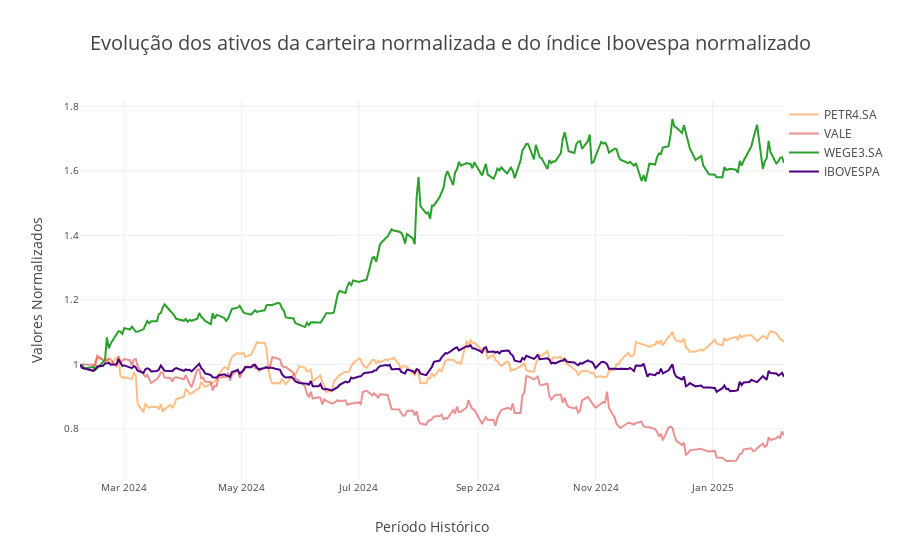

This figure's notebook cell:
### Code cell
# Criar dashboard


# Criando uma figura
figura = Dash.Figure()


# Adicionando o primeiro eixo
figura.add_trace(
    Dash.Scatter(
        x=carteira_normalizada.index,
        y=carteira_normalizada['PETR4.SA'],
        mode='lines',
        name='PETR4.SA',
        marker_color='#ff7f0e',
        opacity=0.5,
    )
)



# Adicionando VALE
figura.add_trace(
    Dash.Scatter(
        x=carteira_normalizada.index,
        y=carteira_normalizada['VALE'],
        mode='lines',
        name='VALE',
        marker_color='#d62728',
        opacity=0.5,
    )
)



# Adicionando a WEG3
figura.add_trace(
    Dash.Scatter(
        x=carteira_normalizada.index,
        y=carteira_normalizada['WEGE3.SA'],
        mode='lines',
        name='WEGE3.SA',
        marker_color='#2ca02c'
    )
)

# Adicionando o IBOVESPA


figura.add_trace(
    Dash.Scatter(
        x=ibovespa_normalizado.index,
        y=ibovespa_normalizado['^BVSP'],
        mode='lines',
        name='IBOVESPA',
        marker_color='#4B0082'
    )
)



# Ajustes no layout
figura.update_layout(

    # título
    title='Evolução dos ativos da carteira normalizada e do índice Ibovespa normalizado ',
    # Tamanho
    titlefont_size=20,
    
    # Ajustando o eixo x
    xaxis=dict(
        title='Período Histórico',
        titlefont_size=14,
        tickfont_size=10
    ),


    # Ajustando o eixo y
    yaxis=dict(
        title='Valores Normalizados',
        titlefont_size=14,
        tickfont_size=10
    ),


    # Parâmetros para Legenda
    legend=dict(
        x=1,
        y=1
    )

)

### Figure 1 — Plotly figure (JSON) as saved in the notebook; plotly's stock layout.template omitted (floating-point values rounded to 4 significant figures; data arrays with more than 128 entries replaced by an {"elided": "..."} marker saying what was removed)
{"data": [{"marker": {"color": "#ff7f0e"}, "mode": "lines", "name": "PETR4.SA", "opacity": 0.5, "type": "scatter", "x": {"elided": "243 str values"}, "y": {"elided": "243 float values"}}, {"marker": {"color": "#d62728"}, "mode": "lines", "name": "VALE", "opacity": 0.5, "type": "scatter", "x": {"elided": "243 str values"}, "y": {"elided": "243 float values"}}, {"marker": {"color": "#2ca02c"}, "mode": "lines", "name": "WEGE3.SA", "type": "scatter", "x": {"elided": "243 str values"}, "y": {"elided": "243 float values"}}, {"marker": {"color": "#4B0082"}, "mode": "lines", "name": "IBOVESPA", "type": "scatter", "x": {"elided": "252 str values"}, "y": {"elided": "252 float values"}}], "layout": {"legend": {"x": 1, "y": 1}, "title": {"font": {"size": 20}, "text": "Evolução dos ativos da carteira normalizada e do índice Ibovespa normalizado "}, "xaxis": {"tickfont": {"size": 10}, "title": {"font": {"size": 14}, "text": "Período Histórico"}}, "yaxis": {"tickfont": {"size": 10}, "title": {"font": {"size": 14}, "text": "Valores Normalizados"}}}}
